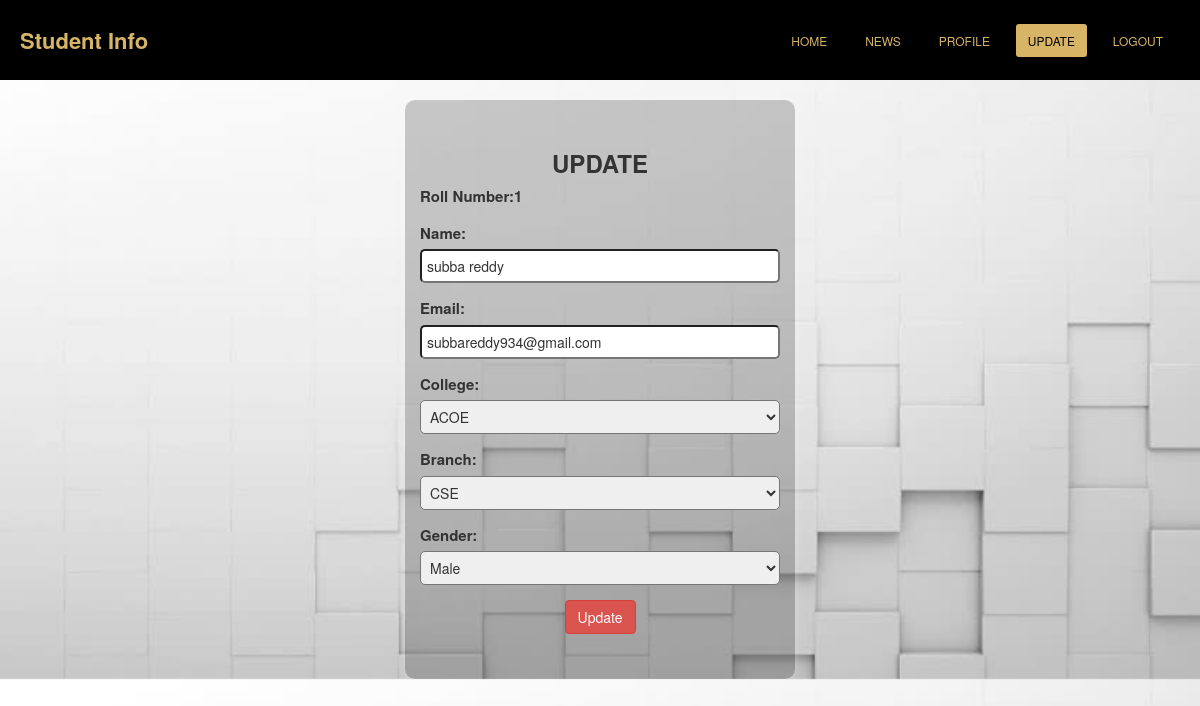
Page /update.php (signed in) on the committed database.
### tables this page shows
CREATE TABLE `student` (
  `Roll_number` varchar(10) NOT NULL,
  `Name` varchar(50) NOT NULL,
  `Email` varchar(50) NOT NULL,
  `Password` varchar(20) NOT NULL,
  `Gender` varchar(6) NOT NULL,
  `College` varchar(5) NOT NULL,
  `Branch` varchar(10) NOT NULL
);

### update.php (the view, shortened to what this page needs)
<?php
$roll1=$_SESSION['roll'];
$con=mysqli_connect("localhost","root","","student_registration");
$row="SELECT * FROM student WHERE Roll_number='".$roll1."'";
$re=mysqli_query($con,$row);
$row1=mysqli_fetch_array($re);
?>
<!DOCTYPE html>
<html>
<head>
   <link rel="stylesheet" href="https://maxcdn.bootstrapcdn.com/bootstrap/3.4.1/css/bootstrap.min.css">
  <link rel="stylesheet" href="navbar.css">
</head>
<body  style="background-image: url('back2.jpg');background-size: cover;">
      <?php
            if(isset($_POST['update'])){
            $uname=$_POST['uname'];
            $email=$_POST['email'];
            $gender=$_POST['gender'];
            $college=$_POST['clg'];
            $branch=$_POST['branch'];
            if(!empty($uname) || !empty($email) || !empty($roll) || !empty($gender) || !empty($college) || !empty($branch) ){
               $con=mysqli_connect("localhost","root","","student_registration");
               $insert="UPDATE student SET Name='".$uname."',Email='".$email."',Gender='".$gender."',College='".$college."',Branch='".$branch."' WHERE Roll_number='".$roll1."'";
               $res=mysqli_query($con,$insert);
                  if($res){
                      echo "<script>alert('Successfully Updated');location.href='update.php'</script>";
                  }
                  else{
                      echo "<script>alert('Not Updated,Please retry it');location.href='profile.php'</script>";
                  }
              }
            }else{
            ?>
   <div class="container">
      <nav  class="navbar-fixed-top">
       <label  class="logo"><a href="#" style="text-decoration: none;color: #d8b566"> Student Info</a></label>
      <ul>
        <li><a  href="home.php">HOME</a></li>
      <li ><a href="news.php">News</a></li>
      <li ><a href="profile.php">Profile</a></li>
      <li><a  class="active" href="#">Update</a></li>
      <li><a href="logout.php">Logout</a></li>
      </ul>
    </nav>
      <div class="row" style="margin-top: 100px;">
         <div class="col-md-4">
         </div>
         <div class="col-md-4" style="border-radius: 10px;background-color: rgba(0,0,0,.2);box-shadow:  0 0 10px rgba(255,255,255,.3);padding-bottom: 30px;">
            <h3 style="margin-top:50px;text-align: center;font-weight: bold;">UPDATE</h3>
         <div style="margin-top:10px;font-weight:bold;font-size: 15px;">Roll Number:<?php echo $row1['Roll_number']?>
         </div>
         <div >
         	<form class="form-group" method = "post" action="update.php">
                <label style="margin-top: 15px;font-size: 15px;">Name:</label>
               <input style="border-radius:5px;padding: 5px;width: 100%;" name = "uname" type = "text" id = "name" value="<?php echo $row1['Name']?>" required="">
     <br>
                <label style="margin-top: 15px;font-size: 15px;">Email:</label>
               <input style="border-radius:5px;padding: 5px;width: 100%;" name = "email" type = "email" id = "name" value="<?php echo $row1['Email']?>" required="">
                   <br>
                <label style="margin-top: 15px;font-size: 15px;">College:</label>
               <select style="border-radius:5px;padding: 5px;width: 100%;" name = "clg"   >
                  <option   hidden><?php echo $row1['College']?></option>
                  </select>
                   <br>
                <label style="margin-top: 15px;font-size: 15px;">Branch:</label>
               <select style="border-radius:5px;padding: 5px;width: 100%;" name = "branch"  >
                  <option   hidden><?php echo $row1['Branch']?></option>
                  </select>
                    <br>
                <label style="margin-top: 15px;font-size: 15px;">Gender:</label>
               <select style="border-radius:5px;padding: 5px;width: 100%;" name = "gender" type = "text" id = "name" >
                  <option   hidden><?php echo $row1['Gender']?></option>
               </select>
               <br>
               <button style="margin-top: 15px;display: block;margin-left: auto;margin-right: auto;" class="btn btn-danger" name = "update" type = "submit" id = "update" value = "Update">Update</button>
            </form>
         </div>
         </div>
      </div>
</div>
<?php
         }
      ?>
</body>
</html>

### navbar.css (style rules this page uses)
nav { background-color:black; height: 80px; width: 100%; }
label.logo { color: #d8b566; font-size: 22px; line-height: 80px; padding-left: 20px; height: 40px; }
nav ul { float: right; margin-right: 20px; }
nav ul li { display: inline-block; line-height: 80px; margin: 0 5px; }
nav ul li a { color: #d8b566; font-size: 12px; padding: 8px 12px; border-radius: 3px; text-transform: uppercase; }
ul li a.active,ul li a:hover { background: #d8b566; color: black; transition: .5s; text-decoration: none; }

### rows in the picture
student: Roll_number "1", uname "subba reddy", email "subbareddy934@gmail.com", clg "ACOE", branch "CSE", gender "Male"
